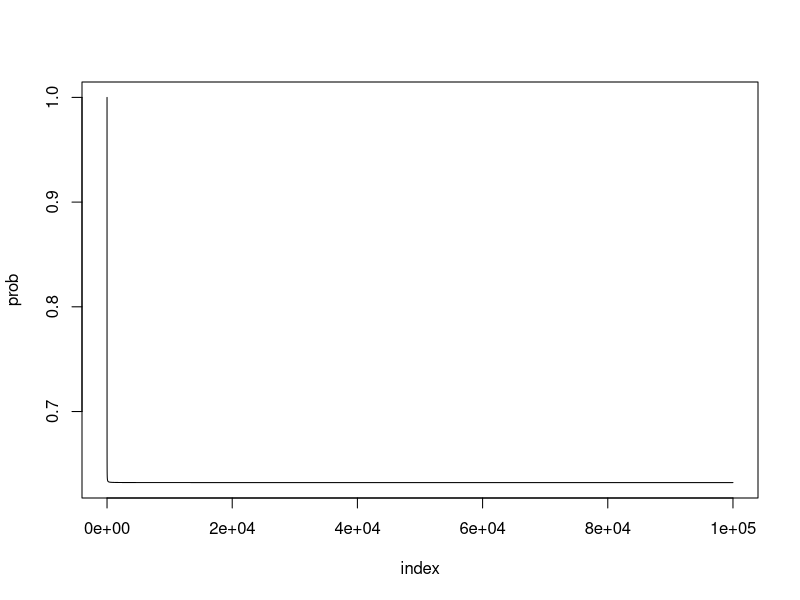

Recreate this plot in R.
K = 100000
prob = array(0, c(1,K))
for (i in 1:K) {
  prob[i] = 1 - ((i-1)/i)^i
}
index = array(1:K)
plot(index, prob, type = "l")
